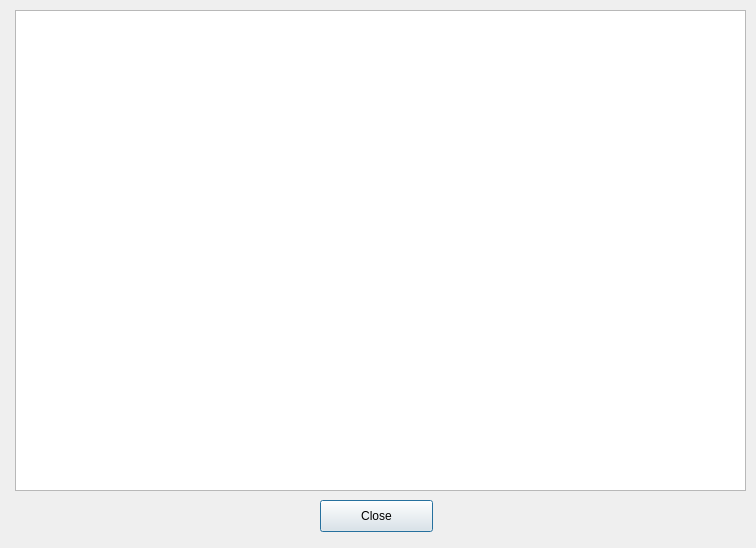
<?xml version="1.0" encoding="UTF-8"?>
<ui version="4.0">
 <class>Dialog</class>
 <widget class="QDialog" name="Dialog">
  <property name="geometry">
   <rect>
    <x>0</x>
    <y>0</y>
    <width>756</width>
    <height>548</height>
   </rect>
  </property>
  <property name="windowTitle">
   <string>Dialog</string>
  </property>
  <widget class="QPushButton" name="btnClose">
   <property name="geometry">
    <rect>
     <x>320</x>
     <y>500</y>
     <width>113</width>
     <height>32</height>
    </rect>
   </property>
   <property name="text">
    <string>Close</string>
   </property>
  </widget>
  <widget class="QTableView" name="tableView">
   <property name="enabled">
    <bool>true</bool>
   </property>
   <property name="geometry">
    <rect>
     <x>15</x>
     <y>10</y>
     <width>731</width>
     <height>481</height>
    </rect>
   </property>
   <property name="showGrid">
    <bool>true</bool>
   </property>
  </widget>
 </widget>
 <resources/>
 <connections/>
</ui>
